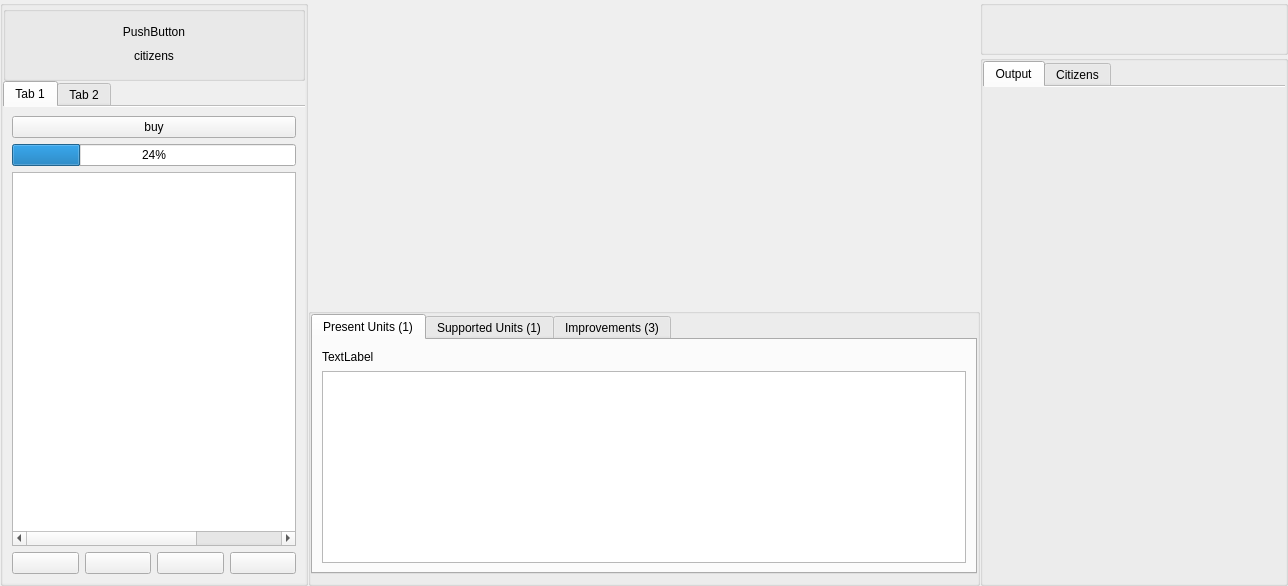
<?xml version="1.0" encoding="UTF-8"?>
<ui version="4.0">
 <class>FormCityDlg</class>
 <widget class="QWidget" name="FormCityDlg">
  <property name="geometry">
   <rect>
    <x>0</x>
    <y>0</y>
    <width>1288</width>
    <height>586</height>
   </rect>
  </property>
  <property name="sizePolicy">
   <sizepolicy hsizetype="Minimum" vsizetype="Minimum">
    <horstretch>0</horstretch>
    <verstretch>0</verstretch>
   </sizepolicy>
  </property>
  <property name="windowTitle">
   <string>Form</string>
  </property>
  <layout class="QGridLayout" name="gridLayout_3" rowstretch="0,1,1,1,0" columnstretch="0,1,0,0">
   <property name="leftMargin">
    <number>0</number>
   </property>
   <property name="topMargin">
    <number>0</number>
   </property>
   <property name="rightMargin">
    <number>0</number>
   </property>
   <property name="bottomMargin">
    <number>0</number>
   </property>
   <property name="spacing">
    <number>0</number>
   </property>
   <item row="0" column="3">
    <widget class="QGroupBox" name="groupBox_5">
     <layout class="QGridLayout" name="gridLayout_4">
      <item row="0" column="2" rowspan="2">
       <widget class="QPushButton" name="bclose">
        <property name="sizePolicy">
         <sizepolicy hsizetype="Minimum" vsizetype="Expanding">
          <horstretch>0</horstretch>
          <verstretch>0</verstretch>
         </sizepolicy>
        </property>
        <property name="text">
         <string/>
        </property>
        <property name="shortcut">
         <string>Esc</string>
        </property>
        <property name="flat">
         <bool>true</bool>
        </property>
       </widget>
      </item>
      <item row="0" column="1">
       <widget class="QPushButton" name="next_city_but">
        <property name="sizePolicy">
         <sizepolicy hsizetype="Minimum" vsizetype="Expanding">
          <horstretch>0</horstretch>
          <verstretch>0</verstretch>
         </sizepolicy>
        </property>
        <property name="text">
         <string/>
        </property>
        <property name="shortcut">
         <string>Right</string>
        </property>
        <property name="flat">
         <bool>true</bool>
        </property>
       </widget>
      </item>
      <item row="0" column="0">
       <widget class="QPushButton" name="prev_city_but">
        <property name="sizePolicy">
         <sizepolicy hsizetype="Minimum" vsizetype="Expanding">
          <horstretch>0</horstretch>
          <verstretch>0</verstretch>
         </sizepolicy>
        </property>
        <property name="text">
         <string/>
        </property>
        <property name="shortcut">
         <string>Left</string>
        </property>
        <property name="flat">
         <bool>true</bool>
        </property>
       </widget>
      </item>
     </layout>
    </widget>
   </item>
   <item row="4" column="1" colspan="2">
    <widget class="QGroupBox" name="groupBox_3">
     <layout class="QVBoxLayout" name="verticalLayout_5">
      <property name="leftMargin">
       <number>0</number>
      </property>
      <property name="topMargin">
       <number>0</number>
      </property>
      <property name="rightMargin">
       <number>0</number>
      </property>
      <item>
       <widget class="QTabWidget" name="tabWidget_2">
        <property name="sizePolicy">
         <sizepolicy hsizetype="Expanding" vsizetype="Preferred">
          <horstretch>0</horstretch>
          <verstretch>0</verstretch>
         </sizepolicy>
        </property>
        <property name="currentIndex">
         <number>0</number>
        </property>
        <widget class="QWidget" name="tab_3">
         <attribute name="title">
          <string>Present Units (1)</string>
         </attribute>
         <layout class="QVBoxLayout" name="verticalLayout_11">
          <item>
           <widget class="QLabel" name="curr_units">
            <property name="sizePolicy">
             <sizepolicy hsizetype="Preferred" vsizetype="Preferred">
              <horstretch>0</horstretch>
              <verstretch>0</verstretch>
             </sizepolicy>
            </property>
            <property name="text">
             <string>TextLabel</string>
            </property>
            <property name="alignment">
             <set>Qt::AlignLeading|Qt::AlignLeft|Qt::AlignVCenter</set>
            </property>
           </widget>
          </item>
          <item>
           <widget class="unit_list_widget" name="present_units_list">
            <property name="sizePolicy">
             <sizepolicy hsizetype="Preferred" vsizetype="Preferred">
              <horstretch>0</horstretch>
              <verstretch>0</verstretch>
             </sizepolicy>
            </property>
            <property name="selectionMode">
             <enum>QAbstractItemView::ExtendedSelection</enum>
            </property>
            <property name="flow">
             <enum>QListView::LeftToRight</enum>
            </property>
            <property name="resizeMode">
             <enum>QListView::Adjust</enum>
            </property>
            <property name="viewMode">
             <enum>QListView::IconMode</enum>
            </property>
           </widget>
          </item>
         </layout>
        </widget>
        <widget class="QWidget" name="tab_4">
         <attribute name="title">
          <string>Supported Units (1)</string>
         </attribute>
         <layout class="QVBoxLayout" name="verticalLayout_3">
          <item>
           <widget class="QLabel" name="supp_units">
            <property name="sizePolicy">
             <sizepolicy hsizetype="Preferred" vsizetype="Preferred">
              <horstretch>0</horstretch>
              <verstretch>0</verstretch>
             </sizepolicy>
            </property>
            <property name="text">
             <string>TextLabel</string>
            </property>
            <property name="alignment">
             <set>Qt::AlignLeading|Qt::AlignLeft|Qt::AlignVCenter</set>
            </property>
           </widget>
          </item>
          <item>
           <widget class="unit_list_widget" name="supported_units">
            <property name="sizePolicy">
             <sizepolicy hsizetype="Preferred" vsizetype="Preferred">
              <horstretch>0</horstretch>
              <verstretch>0</verstretch>
             </sizepolicy>
            </property>
            <property name="selectionMode">
             <enum>QAbstractItemView::ExtendedSelection</enum>
            </property>
            <property name="flow">
             <enum>QListView::LeftToRight</enum>
            </property>
            <property name="resizeMode">
             <enum>QListView::Adjust</enum>
            </property>
            <property name="viewMode">
             <enum>QListView::IconMode</enum>
            </property>
           </widget>
          </item>
         </layout>
        </widget>
        <widget class="QWidget" name="tab_5">
         <attribute name="title">
          <string>Improvements (3)</string>
         </attribute>
         <layout class="QVBoxLayout" name="verticalLayout_2">
          <item>
           <widget class="QLabel" name="curr_impr">
            <property name="sizePolicy">
             <sizepolicy hsizetype="Preferred" vsizetype="Preferred">
              <horstretch>0</horstretch>
              <verstretch>0</verstretch>
             </sizepolicy>
            </property>
            <property name="text">
             <string>TextLabel</string>
            </property>
           </widget>
          </item>
          <item>
           <widget class="QScrollArea" name="scroll3">
            <property name="sizePolicy">
             <sizepolicy hsizetype="Expanding" vsizetype="Fixed">
              <horstretch>0</horstretch>
              <verstretch>0</verstretch>
             </sizepolicy>
            </property>
            <property name="verticalScrollBarPolicy">
             <enum>Qt::ScrollBarAlwaysOff</enum>
            </property>
            <property name="widgetResizable">
             <bool>true</bool>
            </property>
            <widget class="impr_info" name="city_buildings">
             <property name="geometry">
              <rect>
               <x>0</x>
               <y>0</y>
               <width>16</width>
               <height>83</height>
              </rect>
             </property>
             <property name="sizePolicy">
              <sizepolicy hsizetype="Fixed" vsizetype="Preferred">
               <horstretch>0</horstretch>
               <verstretch>0</verstretch>
              </sizepolicy>
             </property>
            </widget>
           </widget>
          </item>
         </layout>
        </widget>
       </widget>
      </item>
     </layout>
    </widget>
   </item>
   <item row="1" column="3" rowspan="4">
    <widget class="QGroupBox" name="groupBox_2">
     <property name="autoFillBackground">
      <bool>true</bool>
     </property>
     <layout class="QVBoxLayout" name="verticalLayout_7">
      <property name="spacing">
       <number>0</number>
      </property>
      <property name="leftMargin">
       <number>0</number>
      </property>
      <property name="topMargin">
       <number>0</number>
      </property>
      <property name="rightMargin">
       <number>0</number>
      </property>
      <property name="bottomMargin">
       <number>0</number>
      </property>
      <item>
       <widget class="QTabWidget" name="tabs_right">
        <property name="currentIndex">
         <number>0</number>
        </property>
        <property name="documentMode">
         <bool>true</bool>
        </property>
        <widget class="QWidget" name="tab_2">
         <attribute name="title">
          <string>Output</string>
         </attribute>
         <layout class="QVBoxLayout" name="verticalLayout_8" stretch="0">
          <item>
           <widget class="city_info" name="info_wdg" native="true">
            <property name="sizePolicy">
             <sizepolicy hsizetype="Preferred" vsizetype="Preferred">
              <horstretch>0</horstretch>
              <verstretch>0</verstretch>
             </sizepolicy>
            </property>
           </widget>
          </item>
         </layout>
        </widget>
        <widget class="QWidget" name="tab_citizens">
         <attribute name="title">
          <string>Citizens</string>
         </attribute>
         <layout class="QGridLayout" name="gridLayout_2">
          <item row="1" column="0">
           <widget class="QGroupBox" name="nationality_group">
            <property name="title">
             <string>GroupBox</string>
            </property>
            <layout class="QHBoxLayout" name="horizontalLayout_4">
             <item>
              <widget class="QTableWidget" name="nationality_table">
               <property name="editTriggers">
                <set>QAbstractItemView::NoEditTriggers</set>
               </property>
               <property name="selectionMode">
                <enum>QAbstractItemView::SingleSelection</enum>
               </property>
               <property name="selectionBehavior">
                <enum>QAbstractItemView::SelectRows</enum>
               </property>
               <property name="showGrid">
                <bool>false</bool>
               </property>
               <property name="columnCount">
                <number>3</number>
               </property>
               <attribute name="horizontalHeaderStretchLastSection">
                <bool>true</bool>
               </attribute>
               <attribute name="verticalHeaderVisible">
                <bool>false</bool>
               </attribute>
               <column/>
               <column/>
               <column/>
              </widget>
             </item>
            </layout>
           </widget>
          </item>
          <item row="0" column="0">
           <widget class="QGroupBox" name="happiness_group">
            <property name="title">
             <string>GroupBox</string>
            </property>
            <layout class="QVBoxLayout" name="verticalLayout_10">
             <item>
              <widget class="QScrollArea" name="scrollArea">
               <property name="frameShape">
                <enum>QFrame::NoFrame</enum>
               </property>
               <property name="sizeAdjustPolicy">
                <enum>QAbstractScrollArea::AdjustToContents</enum>
               </property>
               <property name="widgetResizable">
                <bool>true</bool>
               </property>
               <widget class="QWidget" name="scrollAreaWidgetContents">
                <property name="geometry">
                 <rect>
                  <x>0</x>
                  <y>0</y>
                  <width>264</width>
                  <height>199</height>
                 </rect>
                </property>
                <layout class="QFormLayout" name="formLayout_2">
                 <item row="0" column="0">
                  <widget class="QLabel" name="label1">
                   <property name="text">
                    <string>TextLabel</string>
                   </property>
                   <property name="fonts::notify_label" stdset="0">
                    <bool>true</bool>
                   </property>
                  </widget>
                 </item>
                 <item row="0" column="1">
                  <widget class="city_label" name="lab_table1">
                   <property name="text">
                    <string>TextLabel</string>
                   </property>
                  </widget>
                 </item>
                 <item row="1" column="0">
                  <widget class="QLabel" name="label2">
                   <property name="text">
                    <string>TextLabel</string>
                   </property>
                   <property name="fonts::notify_label" stdset="0">
                    <bool>true</bool>
                   </property>
                  </widget>
                 </item>
                 <item row="1" column="1">
                  <widget class="city_label" name="lab_table2">
                   <property name="text">
                    <string>TextLabel</string>
                   </property>
                  </widget>
                 </item>
                 <item row="2" column="0">
                  <widget class="QLabel" name="label3">
                   <property name="text">
                    <string>TextLabel</string>
                   </property>
                   <property name="fonts::notify_label" stdset="0">
                    <bool>true</bool>
                   </property>
                  </widget>
                 </item>
                 <item row="2" column="1">
                  <widget class="city_label" name="lab_table3">
                   <property name="text">
                    <string>lab_table3</string>
                   </property>
                  </widget>
                 </item>
                 <item row="3" column="0">
                  <widget class="QLabel" name="label4">
                   <property name="text">
                    <string>TextLabel</string>
                   </property>
                   <property name="fonts::notify_label" stdset="0">
                    <bool>true</bool>
                   </property>
                  </widget>
                 </item>
                 <item row="3" column="1">
                  <widget class="city_label" name="lab_table4">
                   <property name="text">
                    <string>TextLabel</string>
                   </property>
                  </widget>
                 </item>
                 <item row="4" column="0">
                  <widget class="QLabel" name="label5">
                   <property name="text">
                    <string>TextLabel</string>
                   </property>
                   <property name="fonts::notify_label" stdset="0">
                    <bool>true</bool>
                   </property>
                  </widget>
                 </item>
                 <item row="4" column="1">
                  <widget class="city_label" name="lab_table5">
                   <property name="text">
                    <string>TextLabel</string>
                   </property>
                  </widget>
                 </item>
                 <item row="5" column="0">
                  <widget class="QLabel" name="label6">
                   <property name="text">
                    <string>TextLabel</string>
                   </property>
                   <property name="fonts::notify_label" stdset="0">
                    <bool>true</bool>
                   </property>
                  </widget>
                 </item>
                 <item row="5" column="1">
                  <widget class="city_label" name="lab_table6">
                   <property name="text">
                    <string>TextLabel</string>
                   </property>
                  </widget>
                 </item>
                </layout>
               </widget>
              </widget>
             </item>
            </layout>
           </widget>
          </item>
         </layout>
        </widget>
       </widget>
      </item>
     </layout>
    </widget>
   </item>
   <item row="0" column="0" rowspan="5">
    <widget class="QGroupBox" name="groupBox_4">
     <layout class="QVBoxLayout" name="verticalLayout_6" stretch="0,2">
      <property name="spacing">
       <number>0</number>
      </property>
      <property name="leftMargin">
       <number>0</number>
      </property>
      <property name="topMargin">
       <number>0</number>
      </property>
      <property name="rightMargin">
       <number>0</number>
      </property>
      <property name="bottomMargin">
       <number>0</number>
      </property>
      <item>
       <widget class="QGroupBox" name="groupBox">
        <property name="flat">
         <bool>true</bool>
        </property>
        <layout class="QGridLayout" name="gridLayout">
         <item row="1" column="2">
          <widget class="city_label" name="citizens_label">
           <property name="minimumSize">
            <size>
             <width>200</width>
             <height>0</height>
            </size>
           </property>
           <property name="text">
            <string>citizens</string>
           </property>
           <property name="alignment">
            <set>Qt::AlignCenter</set>
           </property>
          </widget>
         </item>
         <item row="0" column="2">
          <widget class="QPushButton" name="lcity_name">
           <property name="sizePolicy">
            <sizepolicy hsizetype="Expanding" vsizetype="Fixed">
             <horstretch>0</horstretch>
             <verstretch>0</verstretch>
            </sizepolicy>
           </property>
           <property name="text">
            <string>PushButton</string>
           </property>
           <property name="flat">
            <bool>true</bool>
           </property>
          </widget>
         </item>
         <item row="2" column="2">
          <widget class="cityIconInfoLabel" name="info_icon_label" native="true"/>
         </item>
        </layout>
       </widget>
      </item>
      <item>
       <widget class="QTabWidget" name="tabWidget">
        <property name="sizePolicy">
         <sizepolicy hsizetype="Minimum" vsizetype="Minimum">
          <horstretch>0</horstretch>
          <verstretch>0</verstretch>
         </sizepolicy>
        </property>
        <property name="autoFillBackground">
         <bool>true</bool>
        </property>
        <property name="currentIndex">
         <number>0</number>
        </property>
        <property name="documentMode">
         <bool>true</bool>
        </property>
        <widget class="QWidget" name="tab">
         <attribute name="title">
          <string>Tab 1</string>
         </attribute>
         <layout class="QVBoxLayout" name="verticalLayout_9">
          <item>
           <layout class="QGridLayout" name="tabLayout">
            <item row="5" column="2">
             <widget class="QPushButton" name="work_next_but">
              <property name="sizePolicy">
               <sizepolicy hsizetype="Minimum" vsizetype="Fixed">
                <horstretch>0</horstretch>
                <verstretch>50</verstretch>
               </sizepolicy>
              </property>
              <property name="text">
               <string/>
              </property>
             </widget>
            </item>
            <item row="2" column="0" colspan="4">
             <widget class="QPushButton" name="buy_button">
              <property name="sizePolicy">
               <sizepolicy hsizetype="Minimum" vsizetype="Fixed">
                <horstretch>0</horstretch>
                <verstretch>50</verstretch>
               </sizepolicy>
              </property>
              <property name="text">
               <string>buy</string>
              </property>
             </widget>
            </item>
            <item row="5" column="0">
             <widget class="QPushButton" name="work_add_but">
              <property name="sizePolicy">
               <sizepolicy hsizetype="Minimum" vsizetype="Fixed">
                <horstretch>0</horstretch>
                <verstretch>50</verstretch>
               </sizepolicy>
              </property>
              <property name="text">
               <string/>
              </property>
             </widget>
            </item>
            <item row="5" column="1">
             <widget class="QPushButton" name="work_prev_but">
              <property name="sizePolicy">
               <sizepolicy hsizetype="Minimum" vsizetype="Fixed">
                <horstretch>0</horstretch>
                <verstretch>50</verstretch>
               </sizepolicy>
              </property>
              <property name="text">
               <string/>
              </property>
             </widget>
            </item>
            <item row="5" column="3">
             <widget class="QPushButton" name="work_rem_but">
              <property name="sizePolicy">
               <sizepolicy hsizetype="Minimum" vsizetype="Fixed">
                <horstretch>0</horstretch>
                <verstretch>50</verstretch>
               </sizepolicy>
              </property>
              <property name="text">
               <string/>
              </property>
             </widget>
            </item>
            <item row="3" column="0" colspan="4">
             <widget class="progress_bar" name="production_combo_p">
              <property name="sizePolicy">
               <sizepolicy hsizetype="Expanding" vsizetype="Fixed">
                <horstretch>0</horstretch>
                <verstretch>50</verstretch>
               </sizepolicy>
              </property>
              <property name="value">
               <number>24</number>
              </property>
             </widget>
            </item>
            <item row="4" column="0" colspan="4">
             <widget class="QTableWidget" name="p_table_p">
              <property name="sizePolicy">
               <sizepolicy hsizetype="Expanding" vsizetype="Expanding">
                <horstretch>50</horstretch>
                <verstretch>50</verstretch>
               </sizepolicy>
              </property>
              <property name="minimumSize">
               <size>
                <width>0</width>
                <height>80</height>
               </size>
              </property>
              <property name="editTriggers">
               <set>QAbstractItemView::NoEditTriggers</set>
              </property>
              <property name="selectionMode">
               <enum>QAbstractItemView::SingleSelection</enum>
              </property>
              <property name="selectionBehavior">
               <enum>QAbstractItemView::SelectRows</enum>
              </property>
              <property name="showGrid">
               <bool>false</bool>
              </property>
              <property name="columnCount">
               <number>3</number>
              </property>
              <attribute name="horizontalHeaderVisible">
               <bool>false</bool>
              </attribute>
              <attribute name="verticalHeaderVisible">
               <bool>false</bool>
              </attribute>
              <column/>
              <column/>
              <column/>
             </widget>
            </item>
           </layout>
          </item>
         </layout>
        </widget>
        <widget class="QWidget" name="tab2">
         <attribute name="title">
          <string>Tab 2</string>
         </attribute>
         <layout class="QVBoxLayout" name="verticalLayout_4">
          <item>
           <layout class="QGridLayout" name="tabLayout2">
            <item row="5" column="0" rowspan="2">
             <widget class="governor_sliders" name="qsliderbox">
              <property name="acceptDrops">
               <bool>false</bool>
              </property>
             </widget>
            </item>
            <item row="0" column="0" rowspan="4">
             <widget class="QGroupBox" name="qgbox">
              <property name="title">
               <string>GroupBox</string>
              </property>
              <layout class="QHBoxLayout" name="horizontalLayout_2">
               <item>
                <layout class="QVBoxLayout" name="verticalLayout">
                 <item>
                  <widget class="QLabel" name="cma_result_pix">
                   <property name="text">
                    <string/>
                   </property>
                   <property name="alignment">
                    <set>Qt::AlignCenter</set>
                   </property>
                  </widget>
                 </item>
                 <item>
                  <widget class="QLabel" name="cma_result">
                   <property name="text">
                    <string>cma_info_text</string>
                   </property>
                  </widget>
                 </item>
                 <item>
                  <widget class="QPushButton" name="cma_enable_but">
                   <property name="text">
                    <string>PushButton</string>
                   </property>
                  </widget>
                 </item>
                 <item>
                  <widget class="QTableWidget" name="cma_table">
                   <property name="contextMenuPolicy">
                    <enum>Qt::CustomContextMenu</enum>
                   </property>
                   <property name="editTriggers">
                    <set>QAbstractItemView::NoEditTriggers</set>
                   </property>
                   <property name="selectionMode">
                    <enum>QAbstractItemView::SingleSelection</enum>
                   </property>
                   <property name="selectionBehavior">
                    <enum>QAbstractItemView::SelectRows</enum>
                   </property>
                   <property name="showGrid">
                    <bool>false</bool>
                   </property>
                   <property name="columnCount">
                    <number>1</number>
                   </property>
                   <attribute name="horizontalHeaderVisible">
                    <bool>false</bool>
                   </attribute>
                   <attribute name="verticalHeaderVisible">
                    <bool>false</bool>
                   </attribute>
                   <column/>
                  </widget>
                 </item>
                </layout>
               </item>
              </layout>
             </widget>
            </item>
            <item row="4" column="0">
             <widget class="QPushButton" name="bsavecma">
              <property name="text">
               <string>PushButton</string>
              </property>
             </widget>
            </item>
           </layout>
          </item>
         </layout>
        </widget>
       </widget>
      </item>
     </layout>
    </widget>
   </item>
   <item row="1" column="1">
    <spacer name="verticalSpacer">
     <property name="orientation">
      <enum>Qt::Vertical</enum>
     </property>
     <property name="sizeHint" stdset="0">
      <size>
       <width>20</width>
       <height>40</height>
      </size>
     </property>
    </spacer>
   </item>
  </layout>
 </widget>
 <customwidgets>
  <customwidget>
   <class>progress_bar</class>
   <extends>QProgressBar</extends>
   <header>citydlg.h</header>
  </customwidget>
  <customwidget>
   <class>city_label</class>
   <extends>QLabel</extends>
   <header>citydlg.h</header>
  </customwidget>
  <customwidget>
   <class>impr_info</class>
   <extends>QWidget</extends>
   <header>citydlg.h</header>
   <container>1</container>
  </customwidget>
  <customwidget>
   <class>city_info</class>
   <extends>QWidget</extends>
   <header>citydlg.h</header>
   <container>1</container>
  </customwidget>
  <customwidget>
   <class>governor_sliders</class>
   <extends>QGroupBox</extends>
   <header>citydlg.h</header>
   <container>1</container>
  </customwidget>
  <customwidget>
   <class>unit_list_widget</class>
   <extends>QListWidget</extends>
   <header>citydlg.h</header>
  </customwidget>
  <customwidget>
   <class>cityIconInfoLabel</class>
   <extends>QWidget</extends>
   <header>citydlg.h</header>
   <container>1</container>
  </customwidget>
 </customwidgets>
 <resources/>
 <connections/>
</ui>
